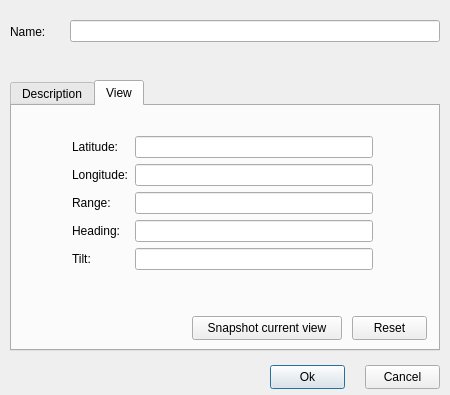
<?xml version="1.0" encoding="UTF-8"?>
<ui version="4.0">
 <class>PlaceFolderDlg</class>
 <widget class="QDialog" name="PlaceFolderDlg">
  <property name="geometry">
   <rect>
    <x>0</x>
    <y>0</y>
    <width>450</width>
    <height>395</height>
   </rect>
  </property>
  <property name="minimumSize">
   <size>
    <width>450</width>
    <height>395</height>
   </size>
  </property>
  <property name="maximumSize">
   <size>
    <width>450</width>
    <height>395</height>
   </size>
  </property>
  <property name="windowTitle">
   <string>New Folder</string>
  </property>
  <widget class="QTabWidget" name="propertyTab">
   <property name="geometry">
    <rect>
     <x>10</x>
     <y>80</y>
     <width>430</width>
     <height>271</height>
    </rect>
   </property>
   <property name="currentIndex">
    <number>1</number>
   </property>
   <widget class="QWidget" name="tabDescription">
    <attribute name="title">
     <string>Description</string>
    </attribute>
    <widget class="QPlainTextEdit" name="textDescription">
     <property name="geometry">
      <rect>
       <x>10</x>
       <y>30</y>
       <width>405</width>
       <height>215</height>
      </rect>
     </property>
    </widget>
    <widget class="QLabel" name="label_10">
     <property name="geometry">
      <rect>
       <x>10</x>
       <y>10</y>
       <width>100</width>
       <height>22</height>
      </rect>
     </property>
     <property name="text">
      <string>Description:</string>
     </property>
    </widget>
   </widget>
   <widget class="QWidget" name="tabView">
    <attribute name="title">
     <string>View</string>
    </attribute>
    <widget class="QWidget" name="layoutWidget">
     <property name="geometry">
      <rect>
       <x>60</x>
       <y>30</y>
       <width>301</width>
       <height>136</height>
      </rect>
     </property>
     <layout class="QGridLayout" name="gridLayout_2">
      <item row="0" column="0">
       <widget class="QLabel" name="label_5">
        <property name="text">
         <string>Latitude:</string>
        </property>
       </widget>
      </item>
      <item row="0" column="1">
       <widget class="QLineEdit" name="lineViewLatitude"/>
      </item>
      <item row="1" column="0">
       <widget class="QLabel" name="label_4">
        <property name="text">
         <string>Longitude:</string>
        </property>
       </widget>
      </item>
      <item row="1" column="1">
       <widget class="QLineEdit" name="lineViewLongitude"/>
      </item>
      <item row="2" column="0">
       <widget class="QLabel" name="label_7">
        <property name="text">
         <string>Range:</string>
        </property>
       </widget>
      </item>
      <item row="2" column="1">
       <widget class="QLineEdit" name="lineViewRange"/>
      </item>
      <item row="3" column="0">
       <widget class="QLabel" name="label_6">
        <property name="text">
         <string>Heading:</string>
        </property>
       </widget>
      </item>
      <item row="3" column="1">
       <widget class="QLineEdit" name="lineViewHeading"/>
      </item>
      <item row="4" column="0">
       <widget class="QLabel" name="label_9">
        <property name="text">
         <string>Tilt:</string>
        </property>
       </widget>
      </item>
      <item row="4" column="1">
       <widget class="QLineEdit" name="lineViewTilt"/>
      </item>
     </layout>
    </widget>
    <widget class="QPushButton" name="snapshotViewButton">
     <property name="geometry">
      <rect>
       <x>180</x>
       <y>210</y>
       <width>150</width>
       <height>24</height>
      </rect>
     </property>
     <property name="focusPolicy">
      <enum>Qt::StrongFocus</enum>
     </property>
     <property name="text">
      <string>Snapshot current view</string>
     </property>
     <property name="autoDefault">
      <bool>false</bool>
     </property>
    </widget>
    <widget class="QPushButton" name="resetButton">
     <property name="geometry">
      <rect>
       <x>340</x>
       <y>210</y>
       <width>75</width>
       <height>24</height>
      </rect>
     </property>
     <property name="focusPolicy">
      <enum>Qt::StrongFocus</enum>
     </property>
     <property name="text">
      <string>Reset</string>
     </property>
     <property name="autoDefault">
      <bool>false</bool>
     </property>
    </widget>
   </widget>
  </widget>
  <widget class="QLineEdit" name="lineName">
   <property name="geometry">
    <rect>
     <x>70</x>
     <y>20</y>
     <width>370</width>
     <height>22</height>
    </rect>
   </property>
  </widget>
  <widget class="QLabel" name="label">
   <property name="geometry">
    <rect>
     <x>10</x>
     <y>20</y>
     <width>45</width>
     <height>24</height>
    </rect>
   </property>
   <property name="text">
    <string>Name: </string>
   </property>
  </widget>
  <widget class="QPushButton" name="okButton">
   <property name="geometry">
    <rect>
     <x>270</x>
     <y>365</y>
     <width>75</width>
     <height>24</height>
    </rect>
   </property>
   <property name="focusPolicy">
    <enum>Qt::StrongFocus</enum>
   </property>
   <property name="text">
    <string>Ok</string>
   </property>
   <property name="autoDefault">
    <bool>false</bool>
   </property>
   <property name="default">
    <bool>true</bool>
   </property>
  </widget>
  <widget class="QPushButton" name="cancelButton">
   <property name="geometry">
    <rect>
     <x>365</x>
     <y>365</y>
     <width>75</width>
     <height>24</height>
    </rect>
   </property>
   <property name="focusPolicy">
    <enum>Qt::StrongFocus</enum>
   </property>
   <property name="text">
    <string>Cancel</string>
   </property>
   <property name="autoDefault">
    <bool>false</bool>
   </property>
  </widget>
 </widget>
 <tabstops>
  <tabstop>lineName</tabstop>
  <tabstop>propertyTab</tabstop>
  <tabstop>textDescription</tabstop>
  <tabstop>lineViewLatitude</tabstop>
  <tabstop>lineViewLongitude</tabstop>
  <tabstop>lineViewRange</tabstop>
  <tabstop>lineViewHeading</tabstop>
  <tabstop>lineViewTilt</tabstop>
  <tabstop>snapshotViewButton</tabstop>
  <tabstop>resetButton</tabstop>
  <tabstop>okButton</tabstop>
  <tabstop>cancelButton</tabstop>
 </tabstops>
 <resources/>
 <connections/>
</ui>
